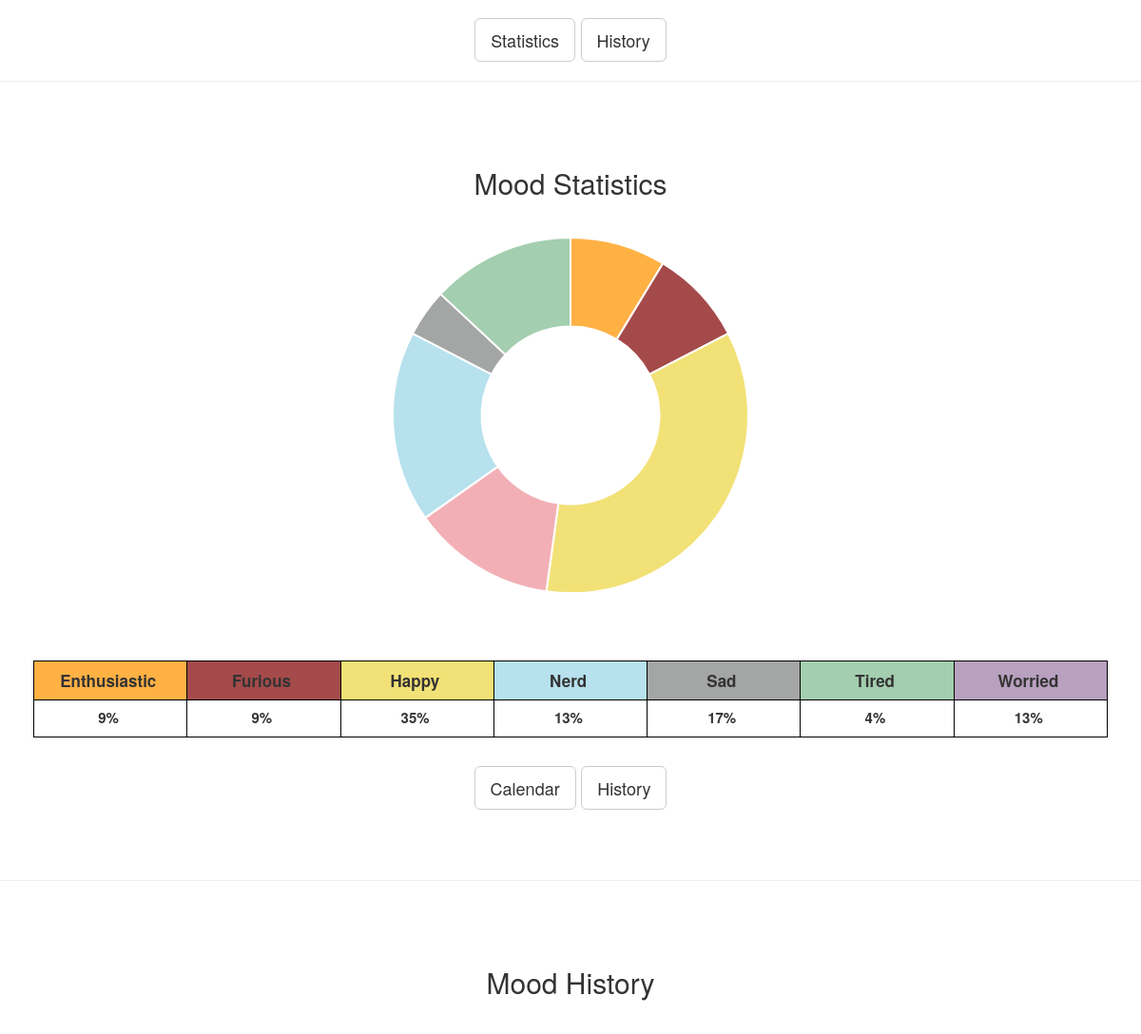
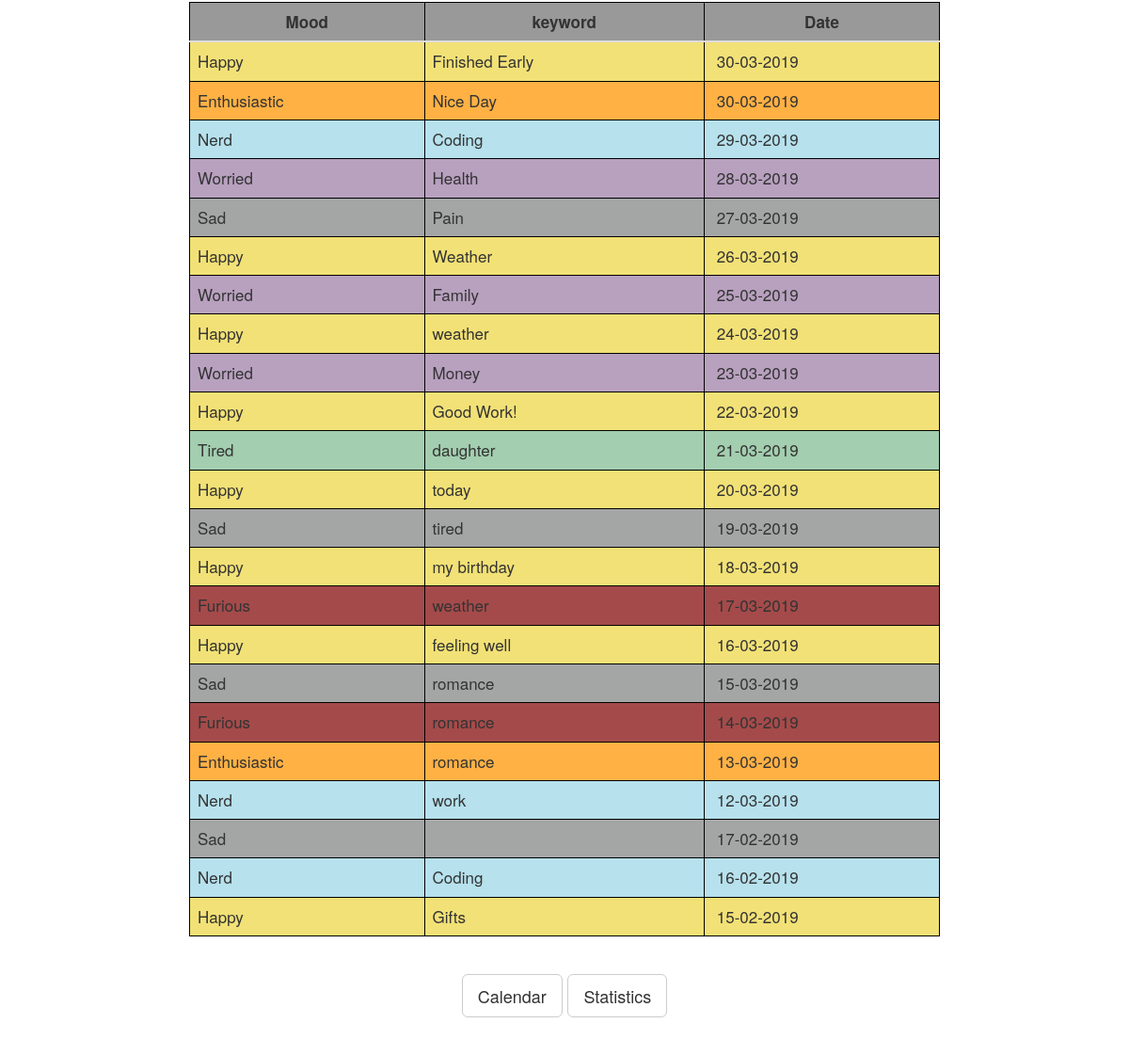
Page /mcalendar/5/2019 (lower part) on the earlier database version (2 pictures, top to bottom).
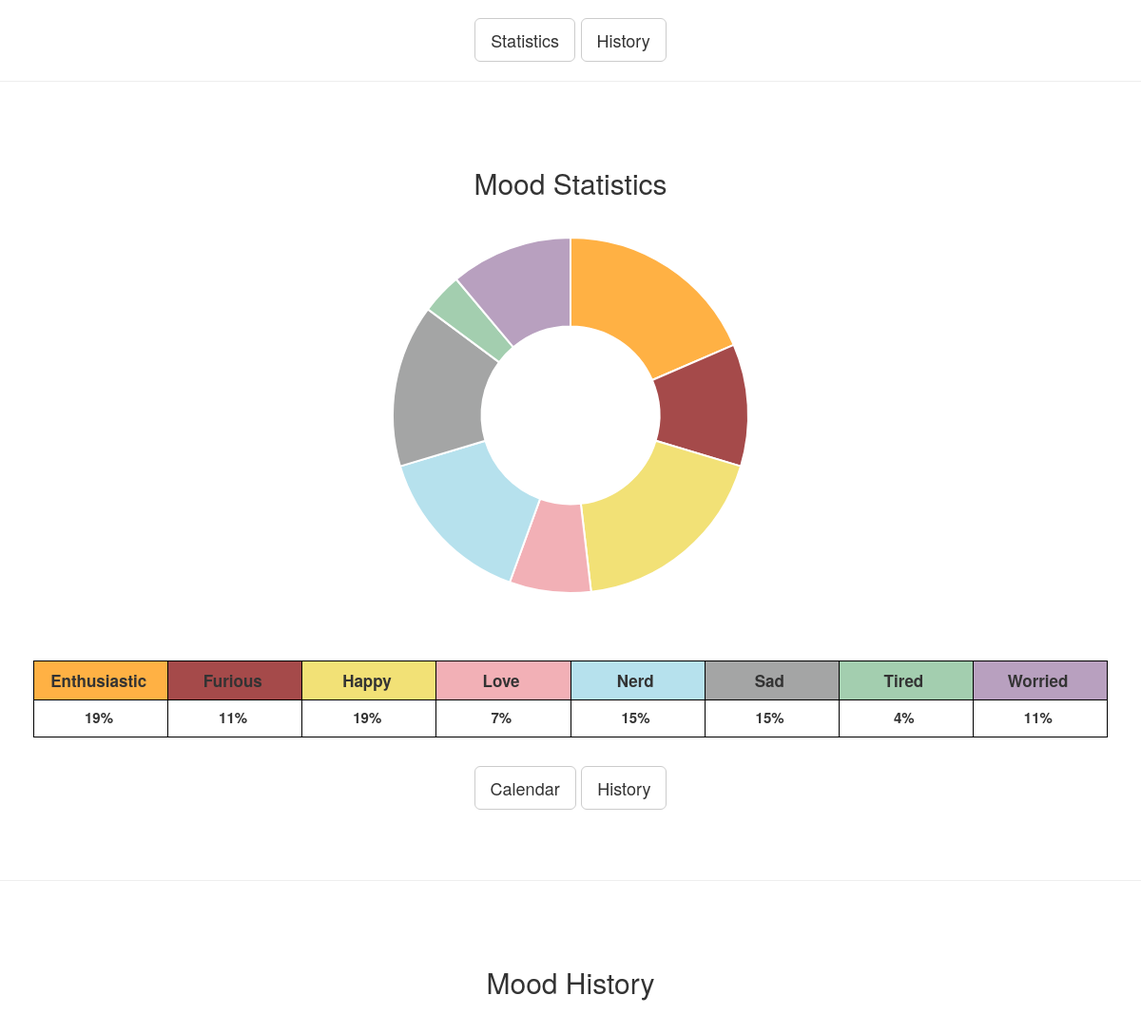
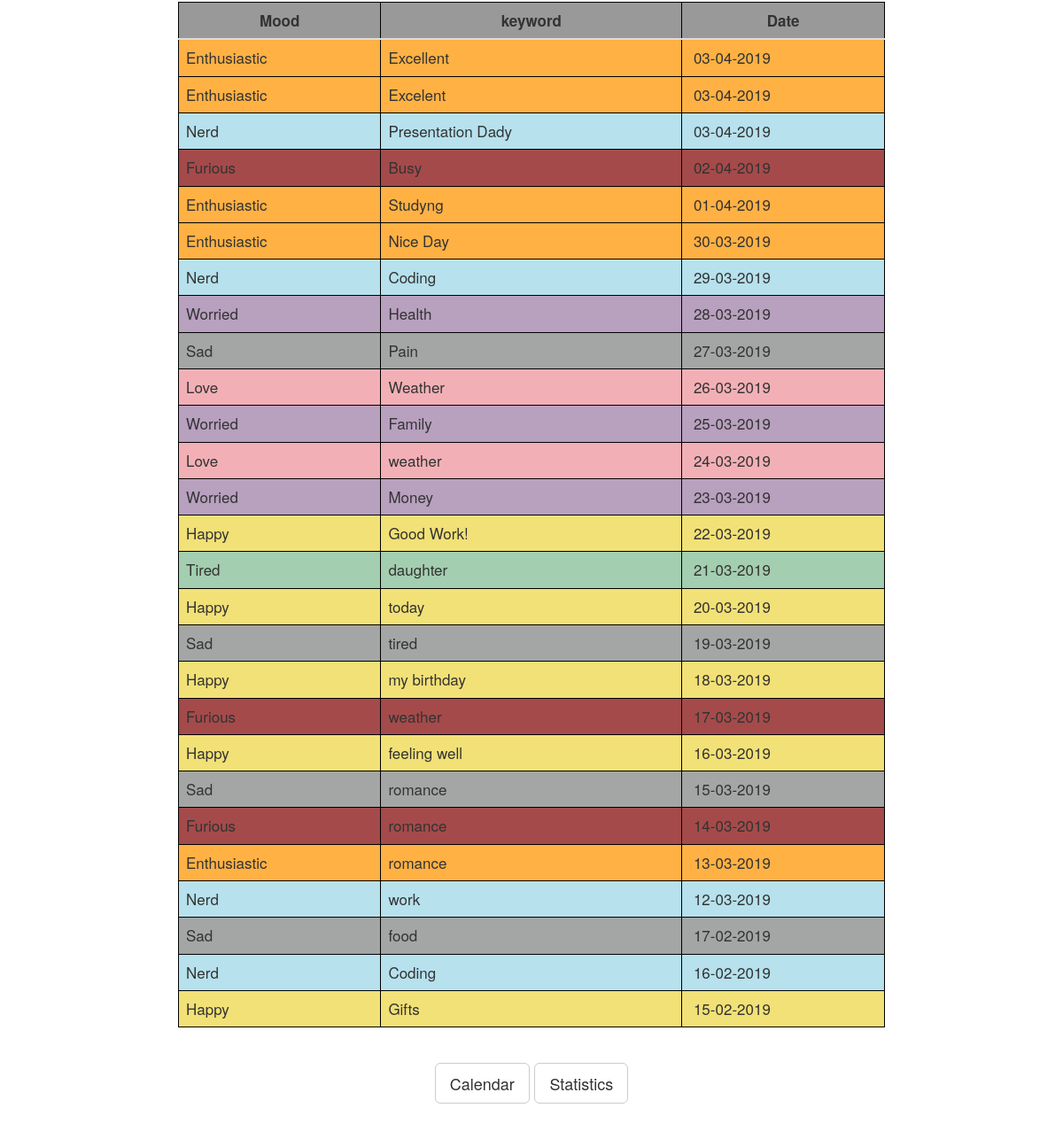
Same page on the later database version (2 pictures, top to bottom).
### tables this page shows
CREATE TABLE post (
    id INTEGER PRIMARY KEY AUTOINCREMENT , 
    created TIMESTAMP NOT NULL DEFAULT CURRENT_TIMESTAMP,
    mood TEXT NOT NULL,
    body TEXT NOT NULL
);

### __init__.py (the view)
    @app.route("/mcalendar/", defaults={'month':None, 'year':None},  methods=["GET", "POST"])
    @app.route("/mcalendar/<month>/<year>", methods=["GET", "POST"])
    def mcalendar(month, year):
        if month is None:
            month = datetime.date.today().month
        else:
            month=int(month)
        if year is None:
            year = datetime.date.today().year
        else:
            year=int(year)
        db = get_db()
        posts = db.execute(
            'SELECT id, mood, body, created'
            ' FROM post'
            ' ORDER BY created DESC'
        ).fetchall()
        cal = calendar.Calendar(6)
        today = datetime.date.today().day
        calmonth = cal.monthdatescalendar(year,month)
        previous_month, previous_year= previous_date(month, year)
        next_month, next_year= next_date(month, year)
        posts2 = db.execute(
            'SELECT mood, count(*)'
            ' FROM post'
            ' GROUP BY mood'
        ).fetchall()
        mood_labels = []
        count_mood = []
        for post in posts2:
           mood_labels.append(post['mood'])
           count_mood.append(post['count(*)'])
        total = sum(count_mood)
        return render_template(
            "mcalendar.html",
            posts=posts,
            mood_colour=mood_colour,
            calmonth = calmonth,
            month = month,
            today = today,
            year = year,
            find_mood_for_date = find_mood_for_date,
            mood_emoji = mood_emoji,
            mood_colour_cal=mood_colour_cal,
            previous_month=previous_month,
            previous_year=previous_year,
            next_month=next_month,
            next_year=next_year,
            month_converter=month_converter,
            mood_labels=mood_labels,
            count_mood=count_mood,
            average=average,
            total=total,
            )

### db.py (called while the page is built)
def get_db():
    if 'db' not in g:
        g.db = sqlite3.connect(
            current_app.config['DATABASE'],
            detect_types=sqlite3.PARSE_DECLTYPES
        )
        g.db.row_factory = sqlite3.Row
    return g.db

### templates/mcalendar.html (shortened to what this page needs)
{% extends "base.html" %}
{% block body %}
<div class='container' id="calendar">
        <div class="center-text">
            <a href= "#graph" class="btn btn-lg btn-default" role="button" >Statistics</a>
            <a href= "#history" class="btn btn-lg btn-default" role="button" >History</a>
        </div>
</div>
<hr>
<div class="container" >
    <div class="responsive">
        <div class="graph_container" id="graph" >
            <h2 class="text-center">Mood Statistics</h2>
            <canvas id="canvas" width="900" height="300"></canvas>
            <div class='table-responsive' >
                <table class="table" id="graph_table">
                    <tr class="table_row">
                        {% for item in mood_labels %}
                            <th class="table_labels {{ mood_colour(item) }}">{{ item }} </th>
                        {% endfor %}
                    </tr>
                    <tr>
                        {% for items in count_mood %}
                        <th class="text-center">{{ average(items, total) }}% </th>
                        {% endfor %}
                    </tr>
                </table>
            </div>
            <div class="center-text graph_links">
                <a href= "#calendar" class="btn btn-lg btn-default" role="button" > Calendar</a>
                <a href= "#history" class="btn btn-lg btn-default" role="button" >History</a>
            </div>
        </div>
    </div>
</div>
<hr>
<div class="container" id='history'>
        <div class="responsive">
            <section>
                <h2 class="text-center">Mood History</h2>
                <table class="table post">
                    <tr >
                        <th class="table_months">Mood</th>
                        <th class="table_months">keyword</th>
                        <th class="table_months">Date</th>
                    </tr>
                   <tbody class="table_body">
                    {% for post in posts %}
                    <tr  class="{{ mood_colour(post['mood']) }}">
                        <td class="table_history">{{ post['mood'] }}</td>
                        <td class="table_history">{{ post['body'] }} </td>
                        <td class="table_history"> {{ post['created'].strftime('%d-%m-%Y')  }}</td>
                    </tr>
                    {% endfor %}
                    </tbody>
                </table>
                <div class="center-text a-links">
                    <a href="#calendar" class="btn btn-lg btn-default" role="button" >Calendar</a>
                    <a href="#graph" class="btn btn-lg btn-default" role="button" >Statistics</a>
                </div>
            </section>
        </div>
</div>
<script>
    var config = {
    		type: 'doughnut',
    		data: {
    			datasets: [{
    					data: [
                			{% for item in count_mood  %}
                				"{{item}}"  ,
                			{% endfor %}
    						],
    					backgroundColor: [
                                    'rgb(255, 177, 68)',//enthusiastic
									//'#efa123',
                                    'rgb(165, 74, 74)',//furious
									//"#ba2112",
                                    'rgb(242, 225, 118)',//happy
									//'#eada2c',
                                    'rgb(242, 176, 182)', //love
    							    //'#f52394',
                                    'rgb(182, 225, 237)',//nerd
									//'#1093b7',
                                    'rgb(164, 165, 165)', //sad
									//'#567477',
                                    'rgb(163, 206, 175)',//tired
   								    //"#39894f" ,
                                    'rgb(184, 160, 191)',//worried
   								    //"#965ec4",
    						],
    					label: 'Dataset 1'
    					}],
    			labels: [
                         {% for item in mood_labels %}
                            "{{item}}"  ,
                         {% endfor %}
						]},
    			options: {
    				responsive: true,
    				legend: {
              display:false,
    					position: 'top',
						labels:{
							fontSize: 18,
							boxWidth: 20,
						}
    				},
    				title: {
    					display: false,
    					text: 'Mood Chart',
						fontSize: 30,
						padding: 20,
    				},
    				animation: {
    					animateScale: true,
    					animateRotate: true,
    				}
    			}
    		};
    		window.onload = function() {
    			var ctx = document.getElementById('canvas').getContext('2d');
    			window.myDoughnut = new Chart(ctx, config);
    		};
</script>
{% endblock %}

### templates/base.html (shortened to what this page needs)
<!doctype html>
<html lang="en">
<head>
<link rel="stylesheet" href="/static/bootstrap/css/bootstrap.min.css">
<link rel="stylesheet" href="https://maxcdn.bootstrapcdn.com/bootstrap/3.4.0/css/bootstrap.min.css">
<link rel="stylesheet" href="{{ url_for('static', filename='css/style.css')}}">
</head>
<body id="shelf" class="white">
{% block body %}{% endblock %}
  </body>
</html>

### static/css/style.css (style rules this page uses)
body { height: 100%; margin: 0; padding-top: 70px; font-family: "Helvetica Neue", Helvetica, Arial, sans-serif; }
table { background-color: #ffffff; }
th { text-align: left; }
#graph { padding-top: 70px; }
#history { padding-top: 70px; }
.graph_container { padding: 5px; height: 100vh; }
.graph_links { margin-bottom: 20px; }
.center-text { text-align: center; font-size: 20px; }
.table_months { background-color: #999999; border: 1px solid black !important; text-align: center; font-size: 17px; }
.table_labels { border: 1px solid black !important; text-align: center; padding: 2px; width: 12.5% !important; font-size: 17px; }
#canvas { margin: 40px 0; }
#graph_table { margin: 30px 0; }
h2 { margin-top: 0; }
.table.post { width:70%; margin: 0 auto; margin-top: 40px; margin-bottom: 40px; }
.table_history { font-size: 17px; }
.a-links { margin-bottom: 40px; }
.happy_colour { background-color: rgb(242, 225, 118); }
.love_colour { background-color: rgb(242, 176, 182); }
.enthusiastic_colour { background-color: rgb(255, 177, 68); }
.nerd_colour { background-color:rgb(182, 225, 237); }
.tired_colour { background-color:rgb(163, 206, 175); }
.worried_colour { background-color:rgb(184, 160, 191); }
.furious_colour { background-color:rgb(165, 74, 74); }
.sad_colour { background-color:rgb(164, 165, 165); }

Differences in the rows shown:
removed post: mood "Happy", body "Finished Early", created "30-03-2019"
added post: mood "Enthusiastic", body "Excellent", created "03-04-2019"
added post: mood "Enthusiastic", body "Excelent", created "03-04-2019"
added post: mood "Nerd", body "Presentation Dady", created "03-04-2019"
added post: mood "Furious", body "Busy", created "02-04-2019"
added post: mood "Enthusiastic", body "Studyng", created "01-04-2019"
changed post "Weather": mood "Happy" → "Love"
changed post (number 12 of 27 on the later page): mood "Happy" → "Love"
changed post: body (not shown) → "food"
Other differences:
chart data {{ item }}: 2, 2, 8, 3, 4, 1, 3 → 5, 3, 5, 2, 4, 4, 1, 3
new list line: "Love"
new list line: "19 %"
new list line: "11 %"
new list line: "7 %"
new list line: "15 %"
list line gone: "9 %"
list line gone: "35 %"
list line gone: "13 %"
list line gone: "17 %"
